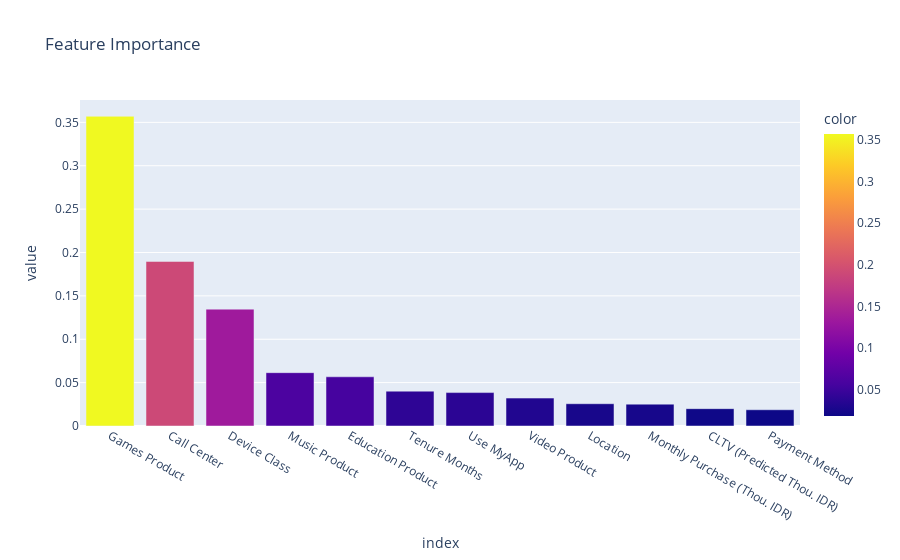

Notebook code cell kept with this figure:
### Code cell
# feature importance
importance = grid_clf.best_estimator_.feature_importances_
feature_imp = pd.Series(importance, index=X.columns).sort_values(ascending=False)
fig = px.bar(feature_imp, color=feature_imp, title='Feature Importance')
fig.show()

### Figure 1 — Plotly figure (JSON) as saved in the notebook; plotly's stock layout.template omitted (floating-point values rounded to 4 significant figures)
{"data": [{"alignmentgroup": "True", "hovertemplate": "index=%{x}<br>value=%{y}<br>color=%{marker.color}<extra></extra>", "legendgroup": "", "marker": {"color": [0.357, 0.1897, 0.1347, 0.06149, 0.05672, 0.04017, 0.03851, 0.03217, 0.02567, 0.02521, 0.01997, 0.01873], "coloraxis": "coloraxis", "pattern": {"shape": ""}}, "name": "", "offsetgroup": "", "orientation": "v", "showlegend": false, "textposition": "auto", "type": "bar", "x": ["Games Product", "Call Center", "Device Class", "Music Product", "Education Product", "Tenure Months", "Use MyApp", "Video Product", "Location", "Monthly Purchase (Thou. IDR)", "CLTV (Predicted Thou. IDR)", "Payment Method"], "xaxis": "x", "y": [0.357, 0.1897, 0.1347, 0.06149, 0.05672, 0.04017, 0.03851, 0.03217, 0.02567, 0.02521, 0.01997, 0.01873], "yaxis": "y"}], "layout": {"barmode": "relative", "coloraxis": {"colorbar": {"title": {"text": "color"}}, "colorscale": [[0, "#0d0887"], [0.1111, "#46039f"], [0.2222, "#7201a8"], [0.3333, "#9c179e"], [0.4444, "#bd3786"], [0.5556, "#d8576b"], [0.6667, "#ed7953"], [0.7778, "#fb9f3a"], [0.8889, "#fdca26"], [1, "#f0f921"]]}, "legend": {"tracegroupgap": 0}, "title": {"text": "Feature Importance"}, "xaxis": {"anchor": "y", "domain": [0, 1], "title": {"text": "index"}}, "yaxis": {"anchor": "x", "domain": [0, 1], "title": {"text": "value"}}}}
